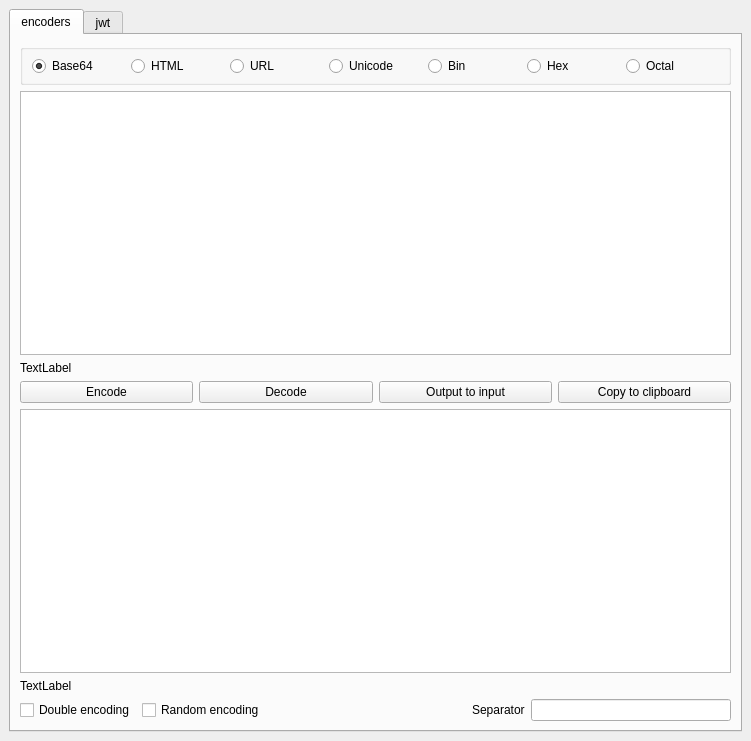
<?xml version="1.0" encoding="UTF-8"?>
<ui version="4.0">
 <class>MainWindow</class>
 <widget class="QMainWindow" name="MainWindow">
  <property name="geometry">
   <rect>
    <x>0</x>
    <y>0</y>
    <width>751</width>
    <height>741</height>
   </rect>
  </property>
  <property name="windowTitle">
   <string>encoder</string>
  </property>
  <widget class="QWidget" name="centralwidget">
   <layout class="QGridLayout" name="gridLayout_2">
    <item row="0" column="0">
     <widget class="QTabWidget" name="tabWidget">
      <property name="currentIndex">
       <number>0</number>
      </property>
      <widget class="QWidget" name="tab">
       <attribute name="title">
        <string>encoders</string>
       </attribute>
       <layout class="QGridLayout" name="gridLayout">
        <item row="0" column="0">
         <widget class="QGroupBox" name="groupOptions">
          <property name="maximumSize">
           <size>
            <width>16777215</width>
            <height>41</height>
           </size>
          </property>
          <property name="title">
           <string/>
          </property>
          <layout class="QHBoxLayout" name="horizontalLayout_3">
           <item>
            <widget class="QRadioButton" name="optBase64">
             <property name="text">
              <string>Base64</string>
             </property>
             <property name="checked">
              <bool>true</bool>
             </property>
            </widget>
           </item>
           <item>
            <widget class="QRadioButton" name="optHtml">
             <property name="text">
              <string>HTML</string>
             </property>
            </widget>
           </item>
           <item>
            <widget class="QRadioButton" name="optUrl">
             <property name="text">
              <string>URL</string>
             </property>
            </widget>
           </item>
           <item>
            <widget class="QRadioButton" name="optUnicode">
             <property name="text">
              <string>Unicode</string>
             </property>
            </widget>
           </item>
           <item>
            <widget class="QRadioButton" name="optBin">
             <property name="text">
              <string>Bin</string>
             </property>
            </widget>
           </item>
           <item>
            <widget class="QRadioButton" name="radioButton">
             <property name="text">
              <string>Hex</string>
             </property>
            </widget>
           </item>
           <item>
            <widget class="QRadioButton" name="optOctal">
             <property name="text">
              <string>Octal</string>
             </property>
            </widget>
           </item>
          </layout>
         </widget>
        </item>
        <item row="2" column="0">
         <widget class="QLabel" name="lblInfoInput">
          <property name="text">
           <string>TextLabel</string>
          </property>
         </widget>
        </item>
        <item row="4" column="0">
         <widget class="QTextEdit" name="txtOutput">
          <property name="readOnly">
           <bool>true</bool>
          </property>
          <property name="html">
           <string>&lt;!DOCTYPE HTML PUBLIC &quot;-//W3C//DTD HTML 4.0//EN&quot; &quot;http://www.w3.org/TR/REC-html40/strict.dtd&quot;&gt;
&lt;html&gt;&lt;head&gt;&lt;meta name=&quot;qrichtext&quot; content=&quot;1&quot; /&gt;&lt;style type=&quot;text/css&quot;&gt;
p, li { white-space: pre-wrap; }
&lt;/style&gt;&lt;/head&gt;&lt;body style=&quot; font-family:'Cantarell'; font-size:11pt; font-weight:400; font-style:normal;&quot;&gt;
&lt;p style=&quot;-qt-paragraph-type:empty; margin-top:0px; margin-bottom:0px; margin-left:0px; margin-right:0px; -qt-block-indent:0; text-indent:0px;&quot;&gt;&lt;br /&gt;&lt;/p&gt;&lt;/body&gt;&lt;/html&gt;</string>
          </property>
          <property name="acceptRichText">
           <bool>true</bool>
          </property>
         </widget>
        </item>
        <item row="3" column="0">
         <layout class="QHBoxLayout" name="horizontalLayout_2">
          <item>
           <widget class="QPushButton" name="cmdEncode">
            <property name="text">
             <string>Encode</string>
            </property>
           </widget>
          </item>
          <item>
           <widget class="QPushButton" name="cmdDecode">
            <property name="text">
             <string>Decode</string>
            </property>
           </widget>
          </item>
          <item>
           <widget class="QPushButton" name="cmdO2I">
            <property name="text">
             <string>Output to input</string>
            </property>
           </widget>
          </item>
          <item>
           <widget class="QPushButton" name="cmdCopy">
            <property name="text">
             <string>Copy to clipboard</string>
            </property>
           </widget>
          </item>
         </layout>
        </item>
        <item row="6" column="0">
         <layout class="QHBoxLayout" name="horizontalLayout">
          <item>
           <widget class="QCheckBox" name="checkDouble">
            <property name="text">
             <string>Double encoding</string>
            </property>
           </widget>
          </item>
          <item>
           <widget class="QCheckBox" name="checkRandom">
            <property name="text">
             <string>Random encoding</string>
            </property>
           </widget>
          </item>
          <item>
           <spacer name="horizontalSpacer">
            <property name="orientation">
             <enum>Qt::Horizontal</enum>
            </property>
            <property name="sizeHint" stdset="0">
             <size>
              <width>40</width>
              <height>20</height>
             </size>
            </property>
           </spacer>
          </item>
          <item>
           <widget class="QLabel" name="label">
            <property name="toolTip">
             <string>Separator for Bin, Hex and Octal</string>
            </property>
            <property name="text">
             <string>Separator</string>
            </property>
           </widget>
          </item>
          <item>
           <widget class="QLineEdit" name="txtSeparator"/>
          </item>
         </layout>
        </item>
        <item row="1" column="0">
         <widget class="QTextEdit" name="txtInput">
          <property name="markdown">
           <string/>
          </property>
          <property name="acceptRichText">
           <bool>false</bool>
          </property>
         </widget>
        </item>
        <item row="5" column="0">
         <widget class="QLabel" name="lblInfoOutput">
          <property name="text">
           <string>TextLabel</string>
          </property>
         </widget>
        </item>
       </layout>
      </widget>
      <widget class="QWidget" name="jwt">
       <attribute name="title">
        <string>jwt</string>
       </attribute>
       <layout class="QGridLayout" name="gridLayout_3">
        <item row="0" column="0">
         <layout class="QVBoxLayout" name="verticalLayout">
          <item>
           <widget class="QTextEdit" name="txtJwtEncoded">
            <property name="maximumSize">
             <size>
              <width>259</width>
              <height>16777215</height>
             </size>
            </property>
           </widget>
          </item>
          <item>
           <widget class="QPushButton" name="cmdDecodeJwt">
            <property name="text">
             <string>Decode</string>
            </property>
           </widget>
          </item>
         </layout>
        </item>
        <item row="0" column="1">
         <widget class="QSplitter" name="splitter">
          <property name="orientation">
           <enum>Qt::Vertical</enum>
          </property>
          <widget class="QTextEdit" name="txtJwtHeader"/>
          <widget class="QTextEdit" name="txtJwtPayload"/>
          <widget class="QTextEdit" name="txtJwtSignature"/>
         </widget>
        </item>
       </layout>
      </widget>
     </widget>
    </item>
   </layout>
  </widget>
 </widget>
 <resources/>
 <connections/>
</ui>
